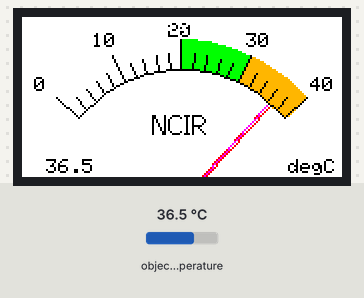
Recording of a sketch running on a simulated ESP32. Shown: 160×80 colour display. Wiring (inferred from the names in the program): MLX90614 thermometer at I2C address 0x5A. Inputs (shaded band) come from the test bench; at power-on: object temperature 36.5 °C.

Above: at 4.3 s.
4.4 s: object temperature set to 26 °C
At 6.18 s:
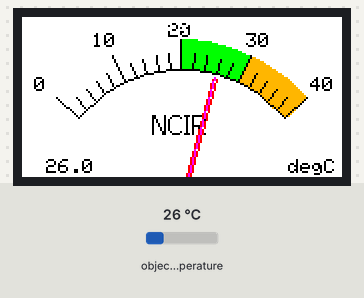
6.3 s: object temperature set to 24 °C
At 7.5 s:
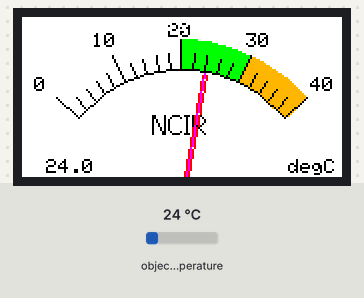
8.0 s: object temperature set to 20 °C
At 10.1 s:
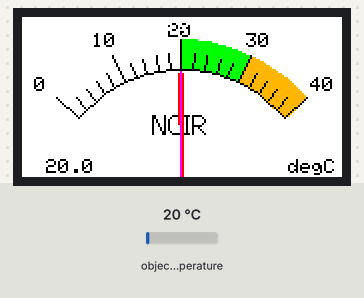
Timing chart, 0 to 11.6 s (numbered marks = the images above; inputs shaded):
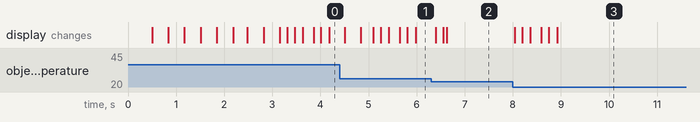

Measured:
- after the input at 4.4 s, the display: first changes after 0.10 s (image 1 shows a later state)
- after the input at 6.3 s, the display: first changes after 0.10 s (image 2 shows a later state)
- after the input at 8.0 s, the display: first changes at once (image 3 shows a later state)

The sketch:

ex01_meter.ino
```cpp
// (licence header left out)
#include <M5StickC.h>                           // M5StickC用ライブラリ
#include <Wire.h>                               // I2C通信用ライブラリ

float getTemp(byte reg = 0x7){
    int16_t val = 0xFFFF;                       // 変数valを定義
    Wire.beginTransmission(0x5A);               // MLX90614とのI2C通信を開始
    Wire.write(reg);                            // レジスタ番号を指定（送信）
    if(Wire.endTransmission(false) == 0){       // 送信を終了（接続は継続）
        Wire.requestFrom(0x5A, 2);              // 2バイトのデータを要求
        val = (int16_t)Wire.read();             // 1バイト目を変数tempの下位へ
        val |= ((int16_t)Wire.read()) << 8;     // 2バイト目を変数tempの上位へ
    }
    return (float)val * 0.02 - 273.15;          // 温度に変換して応答
}

void setup(){                                   // 起動時に一度だけ実行する関数
    M5.begin();                                 // M5Stack用ライブラリの起動
    Wire.begin(0,26);                           // I2Cを初期化
    M5.Axp.ScreenBreath(7+2);                   // LCDの輝度を2に設定
    M5.Lcd.setRotation(1);                      // LCDを横向き表示に設定
    analogMeterInit("degC", "NCIR", 0, 40);     // メータのレンジおよび表示設定
    M5.Lcd.print("Example 01: Temperature Meter"); // タイトル表示
}

void loop(){                                    // 繰り返し実行する関数
    delay(100);                                 // 0.1秒（100ms）の待ち時間処理
    float Tsen= getTemp();                      // センサの測定温度を取得
    if(Tsen < -20.) return;                     // -20℃未満のときは中断
    // Serial.printf("Tsen=%.2f\n",Tsen);       // 温度値をシリアル表示
    analogMeterNeedle(Tsen);                    // 温度値をメータ表示
}
```

lib_analogMeterStickC.ino
```cpp
// (licence header left out)
/*
 An example analogue meter using a ILI9341 TFT LCD screen

 Needs Font 2 (also Font 4 if using large scale label)

 Make sure all the display driver and pin comnenctions are correct by
 editting the User_Setup.h file in the TFT_eSPI library folder.

 #########################################################################
 ###### DON'T FORGET TO UPDATE THE User_Setup.h FILE IN THE LIBRARY ######
 #########################################################################

Updated by Bodmer for variable meter size
 */

// Define meter size as 1 for M5.Lcd.rotation(0) or 1.3333 for M5.Lcd.rotation(1)
#define M_SIZE 0.6666

#define TFT_GREY 0x5AEB

String analogMeterUnit1="Celsius";
String analogMeterName1="Temp.";
int analogMeterMinVal1 = 0;
int analogMeterMaxVal1 = 40;

float ltx1 = 0;    // Saved x coord of bottom of needle
uint16_t osx1 = M_SIZE*120, osy1 = M_SIZE*120; // Saved x & y coords
int old_analog1 =  -1; // Value last displayed
uint32_t updateTime = 0;       // time for next update
/*
int value[6] = {0, 0, 0, 0, 0, 0};
int old_value[6] = { -1, -1, -1, -1, -1, -1};
int d = 0;

void setup(void) {
  M5.begin();
  // M5.Lcd.setRotation(1);
  // Serial.begin(57600); // For debug
  M5.Lcd.fillScreen(TFT_BLACK);

  analogMeter(); // Draw analogue meter

  updateTime = millis(); // Next update time
}


void loop() {
  if (updateTime <= millis()) {
    updateTime = millis() + 35; // Update emter every 35 milliseconds

    // Create a Sine wave for testing
    d += 4; if (d >= 360) d = 0;
    value[0] = 50 + 50 * sin((d + 0) * 0.0174532925);

    plotNeedle(value[0], 0); // It takes between 2 and 12ms to replot the needle with zero delay
  }
}
*/

// #########################################################################
//  Draw the analogue meter on the screen
// #########################################################################
void analogMeterInit()
{
  M5.Lcd.setRotation(1);
  M5.Lcd.setTextSize(1);

  // Meter outline (0,0) to (319,83) 320x80
  M5.Lcd.fillRect(0, 0, 160, 80, TFT_WHITE);

  M5.Lcd.setTextColor(TFT_BLACK);  // Text colour

  // Draw ticks every 5 degrees from -50 to +50 degrees (100 deg. FSD swing)
  for (int i = -50; i < 51; i += 5) {
    // Long scale tick length
    int tl = 15;

    // Coodinates of tick to draw
    float sx = cos((i - 90) * 0.0174532925);
    float sy = sin((i - 90) * 0.0174532925);
    uint16_t x0 = sx * (M_SIZE*100 + tl) + M_SIZE*120;
    uint16_t y0 = sy * (M_SIZE*100 + tl) + M_SIZE*140;
    uint16_t x1 = sx * M_SIZE*100 + M_SIZE*120;
    uint16_t y1 = sy * M_SIZE*100 + M_SIZE*140;

    // Coordinates of next tick for zone fill
    float sx2 = cos((i + 5 - 90) * 0.0174532925);
    float sy2 = sin((i + 5 - 90) * 0.0174532925);
    int x2 = sx2 * (M_SIZE*100 + tl) + M_SIZE*120;
    int y2 = sy2 * (M_SIZE*100 + tl) + M_SIZE*140;
    int x3 = sx2 * M_SIZE*100 + M_SIZE*120;
    int y3 = sy2 * M_SIZE*100 + M_SIZE*140;

    // Yellow zone limits
    //if (i >= -50 && i < 0) {
    //  M5.Lcd.fillTriangle(x0, y0, x1, y1, x2, y2, TFT_YELLOW);
    //  M5.Lcd.fillTriangle(x1, y1, x2, y2, x3, y3, TFT_YELLOW);
    //}

    // Green zone limits
    if (i >= 0 && i < 25) {
      M5.Lcd.fillTriangle(x0, y0, x1, y1, x2, y2, TFT_GREEN);
      M5.Lcd.fillTriangle(x1, y1, x2, y2, x3, y3, TFT_GREEN);
    }

    // Orange zone limits
    if (i >= 25 && i < 50) {
      M5.Lcd.fillTriangle(x0, y0, x1, y1, x2, y2, TFT_ORANGE);
      M5.Lcd.fillTriangle(x1, y1, x2, y2, x3, y3, TFT_ORANGE);
    }

    // Short scale tick length
    if (i % 25 != 0) tl = 8;

    // Recalculate coords incase tick lenght changed
    x0 = sx * (M_SIZE*100 + tl) + M_SIZE*120;
    y0 = sy * (M_SIZE*100 + tl) + M_SIZE*140;
    x1 = sx * M_SIZE*100 + M_SIZE*120;
    y1 = sy * M_SIZE*100 + M_SIZE*140;

    // Draw tick
    M5.Lcd.drawLine(x0, y0, x1, y1, TFT_BLACK);

    // Check if labels should be drawn, with position tweaks
    if (i % 25 == 0) {
      // Calculate label positions
      x0 = sx * (M_SIZE*100 + tl + 10) + M_SIZE*120;
      y0 = sy * (M_SIZE*100 + tl + 10) + M_SIZE*140;
      switch (i / 25) {
        case -2:
        	M5.Lcd.drawCentreString(String(analogMeterMinVal1), x0, y0 - 4, 1);
        	break;
        case -1:
        	M5.Lcd.drawCentreString(String((analogMeterMinVal1*3+analogMeterMaxVal1)/4), x0, y0 - 2, 1);
        	break;
        case 0:
        	M5.Lcd.drawCentreString(String((analogMeterMinVal1+analogMeterMaxVal1)/2), x0, y0 + 2, 1);
        	break;
        case 1:
        	M5.Lcd.drawCentreString(String((analogMeterMinVal1+analogMeterMaxVal1*3)/4), x0, y0 - 2, 1);
        	break;
        case 2:
        	M5.Lcd.drawCentreString(String(analogMeterMaxVal1), x0, y0 - 4, 1);
        	break;
      }
    }

    // Now draw the arc of the scale
    sx = cos((i + 5 - 90) * 0.0174532925);
    sy = sin((i + 5 - 90) * 0.0174532925);
    x0 = sx * M_SIZE*100 + M_SIZE*120;
    y0 = sy * M_SIZE*100 + M_SIZE*140;
    // Draw scale arc, don't draw the last part
    if (i < 50){
		M5.Lcd.drawLine(x0, y0, x1, y1, TFT_BLACK);
	}
  }


  M5.Lcd.drawRightString(analogMeterUnit1, M_SIZE*236, M_SIZE*108, 1); // Units at bottom right
  M5.Lcd.drawCentreString(analogMeterName1, M_SIZE*120, M_SIZE*70, 2); // Comment out to avoid font 4

  analogMeterNeedle(0.0,1); // Put meter needle at 0
  M5.Lcd.setCursor(0,0);
}

void analogMeterInit(String unit_S1, String unit_S2, int min_val1, int max_val1){
  analogMeterUnit1 = unit_S1;
  analogMeterName1 = unit_S2;
  analogMeterMinVal1 = min_val1;
  analogMeterMaxVal1 = max_val1;
  analogMeterInit();
}
void analogMeterInit(String unit_S1, int min_val1, int max_val1){
  analogMeterUnit1 = unit_S1;
  analogMeterName1 = unit_S1;
  analogMeterMinVal1 = min_val1;
  analogMeterMaxVal1 = max_val1;
  analogMeterInit();
}

void analogMeterInit(String unit_S1){
  analogMeterUnit1 = unit_S1;
  analogMeterInit();
}

void analogMeterSetName(String unit_S){
		if(unit_S.length()>7) analogMeterName1 = unit_S.substring(0, 7);
		else analogMeterName1 = unit_S;
}


// #########################################################################
// Update needle position
// This function is blocking while needle moves, time depends on ms_delay
// 10ms minimises needle flicker if text is drawn within needle sweep area
// Smaller values OK if text not in sweep area, zero for instant movement but
// does not look realistic... (note: 100 increments for full scale deflection)
// #########################################################################
void analogMeterNeedle(float value_fn, byte ms_delay)
{
  int ch=0;
  M5.Lcd.setTextColor(TFT_BLACK, TFT_WHITE);
  char buf[8];
  dtostrf(value_fn, 5, 1, buf);
  M5.Lcd.fillRect(3+ch*160, M_SIZE * 108, M_SIZE * 80, 8, TFT_WHITE);
  M5.Lcd.drawString(buf, M_SIZE*10+ch*160, M_SIZE*(108), 1);

  float value_f=0., delta=0., min=0., ltx=0.;
  uint16_t osx = M_SIZE*120, osy = M_SIZE*120;
  String analogMeterName;
  int old_analog;

	value_f = value_fn;
	delta = (float)(analogMeterMaxVal1 - analogMeterMinVal1);
	min = analogMeterMinVal1;
	ltx = ltx1;
	osx = osx1;
	osy = osy1;
	old_analog = old_analog1;
	analogMeterName = analogMeterName1;

  if( delta != 0.){
	value_f = ( value_f - min ) * 100 / delta;
  }
  int value;
  if(value_f > 0. ) value = (int)(value_f + 0.5);
  else              value = (int)(value_f - 0.5);

  if (value < -7) value = -7; // Limit value to emulate needle end stops
  if (value > 107) value = 107;

  // Move the needle until new value reached
  while (!(value == old_analog)) {
    if (old_analog < value) old_analog++;
    else old_analog--;

    if (ms_delay <= 0) old_analog = value; // Update immediately if delay is 0

    float sdeg = map(old_analog, -10, 110, -150, -30); // Map value to angle
    // Calcualte tip of needle coords
    float sx = cos(sdeg * 0.0174532925);
    float sy = sin(sdeg * 0.0174532925);

    // Calculate x delta of needle start (does not start at pivot point)
    float tx = tan((sdeg + 90) * 0.0174532925);

    // Erase old needle image
    M5.Lcd.drawLine(M_SIZE*(120 + 20 * ltx - 1) + ch * 160, M_SIZE*(140 - 20), osx - 1 + ch * 160, osy+1, TFT_WHITE);
    M5.Lcd.drawLine(M_SIZE*(120 + 20 * ltx) + ch * 160, M_SIZE*(140 - 20), osx + ch * 160, osy, TFT_WHITE);
    M5.Lcd.drawLine(M_SIZE*(120 + 20 * ltx + 1) + ch * 160, M_SIZE*(140 - 20), osx + 1 + ch * 160, osy+1, TFT_WHITE);

    // Re-plot text under needle
    M5.Lcd.setTextColor(TFT_BLACK);
    M5.Lcd.fillRect(M_SIZE*70 + ch * 160, M_SIZE*70, M_SIZE*100, 16,TFT_WHITE);
    M5.Lcd.drawCentreString(analogMeterName, M_SIZE*120 + ch * 160, M_SIZE*70, 2); // // Comment out to avoid font 4

    // Store new needle end coords for next erase
    ltx = tx;
    osx = M_SIZE*(sx * 98 + 120);
    osy = M_SIZE*(sy * 98 + 140);

    // Draw the needle in the new postion, magenta makes needle a bit bolder
    // draws 3 lines to thicken needle
    M5.Lcd.drawLine(M_SIZE*(120 + 20 * ltx - 1) + ch * 160, M_SIZE*(140 - 20), osx - 1 + ch * 160, osy+1, TFT_RED);
    M5.Lcd.drawLine(M_SIZE*(120 + 20 * ltx) + ch * 160, M_SIZE*(140 - 20), osx + ch * 160, osy, TFT_MAGENTA);
    M5.Lcd.drawLine(M_SIZE*(120 + 20 * ltx + 1) + ch * 160, M_SIZE*(140 - 20), osx + 1 + ch * 160, osy+1, TFT_RED);

    // Slow needle down slightly as it approaches new postion
    if (abs(old_analog - value) < 10) ms_delay += ms_delay / 5;

    // Wait before next update
    delay(ms_delay);
  }

	ltx1 = ltx;
	osx1 = osx;
	osy1 = osy;
	old_analog1 = old_analog;

  M5.Lcd.setTextColor(TFT_WHITE);
}

void analogMeterNeedle(float value_fn){
	analogMeterNeedle(value_fn, 35);
}
```
